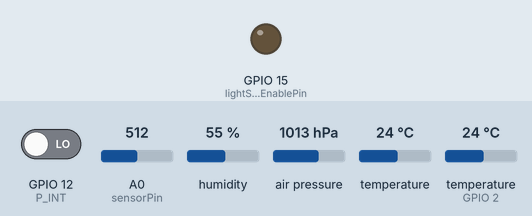
Simulated run of this sketch. Board: ESP8266 (NodeMCU). Shown: output pins drawn as LEDs (lit = HIGH). Inputs (shaded band) come from the test bench; at power-on: GPIO 12 (P_INT) LOW, A0 (sensorPin) = 512, humidity 55 %, air pressure 1013 hPa, temperature 24 °C, temperature (sensor on GPIO 2) 24 °C. WiFi joins after 1.5 s; servers stay silent unless stated; pins used as bus, display or sensor lines are not drawn; what the sketch prints to the serial monitor is not drawn.

Above: at 2.3 s.
Timing chart, 0 to 43.4 s (numbered marks = the images above):
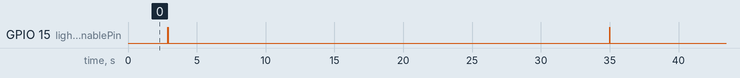

Measured:
- by itself, GPIO 15 (lightSensorEnablePin): alternates HIGH for 0.02 s and LOW for 32.1 s

The sketch:

weatherStation_NodeMCU.ino
```cpp
/*********************************************************************/
/*              Multisensor Remote Sensing with NodeMCU              */
/*                                                                   */
/* by Umur Ozhan SENGUL                                              */
/* based on https://goo.gl/8nXTfC                                    */
/* under GPLv3                                                       */
/*                                                                   */
/*********************************************************************/

/////////////////////
//    LIBRARIES    //
/////////////////////
#include <DHT.h>
#include <ESP8266WiFi.h>
#include <Wire.h>
#include <Adafruit_Sensor.h>
#include <Adafruit_BMP085_U.h>

/////////////////////////////
//    WiFi & ThingSpeak    //
/////////////////////////////
const char* ssid = "";                      // WiFi name
const char* password = "";                  // WiFi password
const char* server = "api.thingspeak.com";  // API server
String apiKey = "";                         // API key from thingspeak

///////////////////////////
//    PIN DEFINITIONS    //
///////////////////////////
#define DHTPIN 2                // Pin # of DHT11
#define P_INT 12                // Pin # of Anemometer
int sensorPin = A0;             // Pin # of LDR and YL-83
int rainSensorEnablePin = 13;   // Enable Pin # of YL-83
int lightSensorEnablePin = 15;  // Enable Pin # of LDR

////////////////////
//  DEFINED VARs  //
////////////////////
Adafruit_BMP085_Unified bmp = Adafruit_BMP085_Unified(10085);
DHT dht(DHTPIN, DHT11,15);
WiFiClient client;
#define ANEMOMETER_DATA_COUNT 10
unsigned long anemometerData[ANEMOMETER_DATA_COUNT] = { 0 };
void onInterrupt();
int lightSensorVal = 0;
int rainSensorVal = 0;
float windSpeed = 0.0000;
// Must be uncommented for Bluetooth:
/*
// Following string variables are necessary for Bluetooth
// output to WeatherStation app:
static char outstr[15];         // Temporary String 1
String temporaryString;         // Temporary String 2
String temperatureSensorValue;
String pressureSensorValue;
String humiditySensorValue;
String dewSensorValue;
String lightSensorValue;
String windSensorValue;
String rainSensorValue;
String sensorValues;
*/

void setup()
{
  /////////////////
  //  PIN MODES  //
  /////////////////
  pinMode(lightSensorEnablePin, OUTPUT);  // Enables sensor pin for reading
  pinMode(rainSensorEnablePin, OUTPUT);   // Enables sensor pin for reading

  ////////////////////////
  //  SERIAL COMM. INIT //
  ////////////////////////
  Serial.begin(9600);
  delay(10);

  ///////////////
  //  DHT INIT //
  ///////////////
  dht.begin();

  ///////////////////////
  //  ANEMOMETER INIT  //
  ///////////////////////
  // r_sensor ~= 1.75cm
  // circumference ~= 11cm
  attachInterrupt(digitalPinToInterrupt(P_INT), onInterrupt, RISING);

  //////////////////////
  //  WiFi COMM. INIT //
  //////////////////////
  WiFi.begin(ssid, password);
  delay(200);

  // Must be commented out for Bluetooth:
  Serial.println();
  Serial.println();
  Serial.print("Connecting to ");
  Serial.println(ssid);
  Serial.print("..........");
  Serial.println();
  //
  WiFi.begin(ssid, password);

  while (WiFi.status() != WL_CONNECTED)
  {
    delay(500);
  }

  // Must be commented out for Bluetooth:
  Serial.println("WiFi connected");
  Serial.println();
  //
}


void loop()
{
  ///////////////////////////////////////
  //  TEMP. & HUMIDITY SENSOR - DHT11  //
  ///////////////////////////////////////
  float h = dht.readHumidity();
  delay(500);
  float t = dht.readTemperature();
  delay(500);

  if (isnan(h) || isnan(t))
  {
    // Must be commented out for Bluetooth:
    Serial.println("Failed to read from DHT sensor!");
    //
    return;
  }

  // Temperature in Celcius:
  // Must be uncommented for Bluetooth:
  /*
  dtostrf(t,4,2,outstr);
  temporaryString = outstr;
  temperatureSensorValue = temporaryString + ",";
  */
  // Must be commented out for Bluetooth:
  Serial.print("Temperature:      ");
  Serial.print(t);
  Serial.print(" degrees Celcius ");
  Serial.println();
  //
  // Must be uncommented for Bluetooth:
  /*
  dtostrf(h,4,2,outstr);
  temporaryString = outstr;
  humiditySensorValue = temporaryString + ",";
  */
  // Must be commented out for Bluetooth:
  Serial.print("Humidity:         ");
  Serial.print(h);
  Serial.print("%");
  Serial.println();
  //

  // Dew point temperature from temperature and humidity
  double gamma = log(h/100) + ((17.62*t) / (243.5+t));
  double dp = 243.5*gamma / (17.62-gamma);

  // Must be commented out for Bluetooth:
  Serial.print("Dew point:        ");
  Serial.print(dp);
  Serial.print(" degrees Celcius ");
  Serial.println();
  //

  ////////////////////////////////
  //  PRESSURE SENSOR - BMP180  //
  ////////////////////////////////
  if(!bmp.begin())
  {
    // Must be commented out for Bluetooth:
    Serial.print("Failed to read from BMP sensor!!");
    //
    while(1);
  }

  sensors_event_t event;
  bmp.getEvent(&event);

  // Must be uncommented for Bluetooth:
  /*
  dtostrf(event.pressure,6,2,outstr);                           // Pressure in mb
  temporaryString = outstr;
  pressureSensorValue = temporaryString + ",";
  */
  // Must be commented out for Bluetooth:
  Serial.print("Pressure:         ");
  Serial.print(event.pressure);
  Serial.println(" hPa");
  //
  float temperature;
  bmp.getTemperature(&temperature);

  // Must be commented out for Bluetooth:
  Serial.print("Temperature:      ");
  Serial.print(temperature);
  Serial.println(" degrees Celcius ");
  //

  // Altitude from the temperature and the air pressure
  float seaLevelPressure = 1015;
  // Must be commented out for Bluetooth:
  Serial.print("Altitude:         ");
  Serial.print(bmp.pressureToAltitude(seaLevelPressure,event.pressure));
  Serial.println(" m");
  //

  //////////////////////////
  //  LIGHT SENSOR - LDR  //
  //////////////////////////
  digitalWrite(lightSensorEnablePin, HIGH);
  lightSensorVal = analogRead(sensorPin);
  lightSensorVal = constrain(lightSensorVal, 300, 850);
  lightSensorVal = map(lightSensorVal, 300, 850, 0, 1023);
  // Must be uncommented for Bluetooth:
  /*
  dtostrf(lightSensorVal,6,2,outstr);
  temporaryString = outstr;
  lightSensorValue = temporaryString + ",";
  */

  // Must be commented out for Bluetooth:
  Serial.print("Light intensity:  ");
  Serial.println(lightSensorVal);
  //
  digitalWrite(lightSensorEnablePin, LOW);
  delay(100);

  ///////////////////////////
  //  RAIN SENSOR - YL-83  //
  ///////////////////////////
  digitalWrite(rainSensorEnablePin, HIGH);
  delay(500);
  rainSensorVal = analogRead(sensorPin);
  rainSensorVal = constrain(rainSensorVal, 150, 440);
  rainSensorVal = map(rainSensorVal, 150, 440, 1023, 0);
  // Must be uncommented for Bluetooth:
  /*
  int rainSensorRange = map(rainSensorVal, 0, 1023, 0, 3);
  switch (rainSensorRange)
  {
    case 0:
      rainSensorValue = "0,";
      break;
    case 1:
      rainSensorValue = "1,";
      break;
    case 2:
      rainSensorValue = "2,";
      break;
  }
  */

  // Must be commented out for Bluetooth:
  Serial.print("Rain value:       ");
  Serial.println(rainSensorVal);
  Serial.println();
  //
  digitalWrite(rainSensorEnablePin, LOW);
  delay(100);

  ////////////////////////////////
  //  WIND SENSOR - ANEMOMETER  //
  ////////////////////////////////
  if (anemometerData[0] != 0)
  {
    unsigned long now = millis();
    if (now - anemometerData[ANEMOMETER_DATA_COUNT - 1] < 1000)
    {
      unsigned long passedTimes = now - anemometerData[0];
      windSpeed = ((10000/passedTimes)*(0.11));
      // Must be uncommented for Bluetooth:
      /*
      dtostrf(windSpeed,5,2,outstr);
      temporaryString = outstr;
      windSensorValue = temporaryString + ",";
      */
    }
    else
    {
      // Must be uncommented for Bluetooth:
      //windSensorValue = "0,";
    }
  }
  else
  {
    // Must be uncommented for Bluetooth:
    //windSensorValue = "0,";
  }

  ////////////////////////////
  //  THINGSPEAK - NodeMCU  //
  ////////////////////////////
  if (client.connect(server,80))
  {
    // "184.106.153.149" or api.thingspeak.com
    String postStr = apiKey;
    postStr +="&field1=";
    postStr += String(t);
    postStr +="&field2=";
    postStr += String(h);
    postStr +="&field3=";
    postStr += String(dp);
    postStr +="&field4=";
    postStr += String(event.pressure);
    postStr +="&field5=";
    postStr += String(temperature);
    postStr +="&field6=";
    postStr += String(lightSensorVal);
    postStr +="&field7=";
    postStr += String(rainSensorVal);
    //postStr +="&field8=";
    //postStr += String(windSpeed);
    postStr += String(bmp.pressureToAltitude(seaLevelPressure,event.pressure));
    postStr += "\r\n\r\n\r\n\r\n\r\n\r\n\r\n\r\n";

    client.print("POST /update HTTP/1.1\n");
    client.print("Host: api.thingspeak.com\n");
    client.print("Connection: close\n");
    client.print("X-THINGSPEAKAPIKEY: "+apiKey+"\n");
    client.print("Content-Type: application/x-www-form-urlencoded\n");
    client.print("Content-Length: ");
    client.print(postStr.length());
    client.print("\n\n\n\n\n\n\n\n");
    client.print(postStr);
  }
  client.stop();

  ////////////////////////
  //  BT SERIAL OUTPUT  //
  ////////////////////////
  // Must be uncommented for Bluetooth:
  /*
  sensorValues = temperatureSensorValue + humiditySensorValue + pressureSensorValue + windSensorValue + rainSensorValue + lightSensorValue;
  Serial.println(sensorValues);
  */

  // ThingSpeak needs minimum 15 sec delay between updates
  delay(30000); // delay(1000000); 17 minutes
}

////////////////////////////
//  WIND SENSOR FUNCTION  //
////////////////////////////
// by MucarTheEngineer
void onInterrupt()
{
  unsigned long newData = millis();
  for (int i = 1; i < ANEMOMETER_DATA_COUNT; i++)
    anemometerData[i - 1] = anemometerData[i];
  anemometerData[ANEMOMETER_DATA_COUNT - 1] = newData;
}
```
